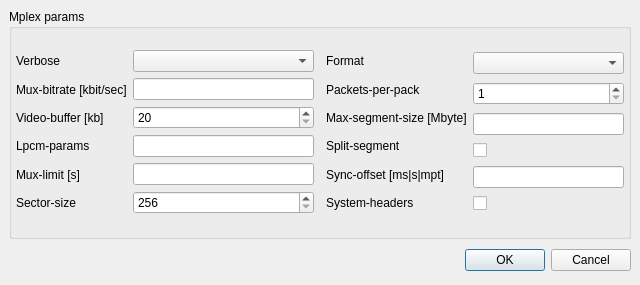
<ui version="4.0" >
 <author></author>
 <comment></comment>
 <exportmacro></exportmacro>
 <class>TTMplexParamsDlg</class>
 <widget class="QDialog" name="TTMplexParamsDlg" >
  <property name="geometry" >
   <rect>
    <x>0</x>
    <y>0</y>
    <width>640</width>
    <height>285</height>
   </rect>
  </property>
  <property name="sizePolicy" >
   <sizepolicy>
    <hsizetype>0</hsizetype>
    <vsizetype>0</vsizetype>
    <horstretch>0</horstretch>
    <verstretch>0</verstretch>
   </sizepolicy>
  </property>
  <property name="windowTitle" >
   <string>Mplex-Params</string>
  </property>
  <layout class="QGridLayout" >
   <property name="margin" >
    <number>9</number>
   </property>
   <property name="spacing" >
    <number>6</number>
   </property>
   <item row="0" column="0" >
    <widget class="QGroupBox" name="groupBox" >
     <property name="title" >
      <string>Mplex params</string>
     </property>
     <layout class="QGridLayout" >
      <property name="margin" >
       <number>4</number>
      </property>
      <property name="spacing" >
       <number>12</number>
      </property>
      <item row="0" column="1" >
       <layout class="QHBoxLayout" >
        <property name="margin" >
         <number>0</number>
        </property>
        <property name="spacing" >
         <number>6</number>
        </property>
        <item>
         <layout class="QVBoxLayout" >
          <property name="margin" >
           <number>0</number>
          </property>
          <property name="spacing" >
           <number>6</number>
          </property>
          <item>
           <widget class="QLabel" name="label" >
            <property name="text" >
             <string>Format</string>
            </property>
           </widget>
          </item>
          <item>
           <widget class="QLabel" name="label_8" >
            <property name="text" >
             <string>Packets-per-pack</string>
            </property>
           </widget>
          </item>
          <item>
           <widget class="QLabel" name="label_9" >
            <property name="text" >
             <string>Max-segment-size [Mbyte]</string>
            </property>
           </widget>
          </item>
          <item>
           <widget class="QLabel" name="label_11" >
            <property name="text" >
             <string>Split-segment</string>
            </property>
           </widget>
          </item>
          <item>
           <widget class="QLabel" name="label_6" >
            <property name="text" >
             <string>Sync-offset [ms|s|mpt]</string>
            </property>
           </widget>
          </item>
          <item>
           <widget class="QLabel" name="label_10" >
            <property name="text" >
             <string>System-headers</string>
            </property>
           </widget>
          </item>
         </layout>
        </item>
        <item>
         <layout class="QVBoxLayout" >
          <property name="margin" >
           <number>0</number>
          </property>
          <property name="spacing" >
           <number>6</number>
          </property>
          <item>
           <widget class="QComboBox" name="cbFormat" />
          </item>
          <item>
           <widget class="QSpinBox" name="sbPacketsPerPack" >
            <property name="maximum" >
             <number>100</number>
            </property>
            <property name="minimum" >
             <number>1</number>
            </property>
           </widget>
          </item>
          <item>
           <widget class="QLineEdit" name="leMaxSegmentSize" />
          </item>
          <item>
           <widget class="QCheckBox" name="cbSplitSegment" >
            <property name="layoutDirection" >
             <enum>Qt::LeftToRight</enum>
            </property>
            <property name="text" >
             <string/>
            </property>
           </widget>
          </item>
          <item>
           <widget class="QLineEdit" name="leSyncOffset" />
          </item>
          <item>
           <widget class="QCheckBox" name="cbSystemHeaders" >
            <property name="layoutDirection" >
             <enum>Qt::LeftToRight</enum>
            </property>
            <property name="text" >
             <string/>
            </property>
           </widget>
          </item>
         </layout>
        </item>
       </layout>
      </item>
      <item row="0" column="0" >
       <layout class="QHBoxLayout" >
        <property name="margin" >
         <number>0</number>
        </property>
        <property name="spacing" >
         <number>6</number>
        </property>
        <item>
         <layout class="QVBoxLayout" >
          <property name="margin" >
           <number>0</number>
          </property>
          <property name="spacing" >
           <number>6</number>
          </property>
          <item>
           <widget class="QLabel" name="laVerbose" >
            <property name="text" >
             <string>Verbose</string>
            </property>
           </widget>
          </item>
          <item>
           <widget class="QLabel" name="label_2" >
            <property name="text" >
             <string>Mux-bitrate [kbit/sec]</string>
            </property>
           </widget>
          </item>
          <item>
           <widget class="QLabel" name="label_3" >
            <property name="text" >
             <string>Video-buffer [kb]</string>
            </property>
           </widget>
          </item>
          <item>
           <widget class="QLabel" name="label_4" >
            <property name="text" >
             <string>Lpcm-params</string>
            </property>
           </widget>
          </item>
          <item>
           <widget class="QLabel" name="label_5" >
            <property name="text" >
             <string>Mux-limit [s]</string>
            </property>
           </widget>
          </item>
          <item>
           <widget class="QLabel" name="label_7" >
            <property name="text" >
             <string>Sector-size</string>
            </property>
           </widget>
          </item>
         </layout>
        </item>
        <item>
         <layout class="QVBoxLayout" >
          <property name="margin" >
           <number>0</number>
          </property>
          <property name="spacing" >
           <number>6</number>
          </property>
          <item>
           <widget class="QComboBox" name="cbVerbose" />
          </item>
          <item>
           <widget class="QLineEdit" name="leMuxBitrate" />
          </item>
          <item>
           <widget class="QSpinBox" name="sbVIdeoBuffer" >
            <property name="maximum" >
             <number>2000</number>
            </property>
            <property name="minimum" >
             <number>20</number>
            </property>
           </widget>
          </item>
          <item>
           <widget class="QLineEdit" name="leLpcmParams" />
          </item>
          <item>
           <widget class="QLineEdit" name="leMuxLimit" />
          </item>
          <item>
           <widget class="QSpinBox" name="sbSectorSize" >
            <property name="maximum" >
             <number>16384</number>
            </property>
            <property name="minimum" >
             <number>256</number>
            </property>
           </widget>
          </item>
         </layout>
        </item>
       </layout>
      </item>
     </layout>
    </widget>
   </item>
   <item row="1" column="0" >
    <layout class="QHBoxLayout" >
     <property name="margin" >
      <number>0</number>
     </property>
     <property name="spacing" >
      <number>6</number>
     </property>
     <item>
      <spacer>
       <property name="orientation" >
        <enum>Qt::Horizontal</enum>
       </property>
       <property name="sizeHint" >
        <size>
         <width>131</width>
         <height>31</height>
        </size>
       </property>
      </spacer>
     </item>
     <item>
      <widget class="QPushButton" name="okButton" >
       <property name="text" >
        <string>OK</string>
       </property>
      </widget>
     </item>
     <item>
      <widget class="QPushButton" name="cancelButton" >
       <property name="text" >
        <string>Cancel</string>
       </property>
      </widget>
     </item>
    </layout>
   </item>
  </layout>
 </widget>
 <pixmapfunction></pixmapfunction>
 <resources/>
 <connections>
  <connection>
   <sender>okButton</sender>
   <signal>clicked()</signal>
   <receiver>TTMplexParamsDlg</receiver>
   <slot>accept()</slot>
   <hints>
    <hint type="sourcelabel" >
     <x>278</x>
     <y>253</y>
    </hint>
    <hint type="destinationlabel" >
     <x>96</x>
     <y>254</y>
    </hint>
   </hints>
  </connection>
  <connection>
   <sender>cancelButton</sender>
   <signal>clicked()</signal>
   <receiver>TTMplexParamsDlg</receiver>
   <slot>reject()</slot>
   <hints>
    <hint type="sourcelabel" >
     <x>369</x>
     <y>253</y>
    </hint>
    <hint type="destinationlabel" >
     <x>179</x>
     <y>282</y>
    </hint>
   </hints>
  </connection>
 </connections>
</ui>
